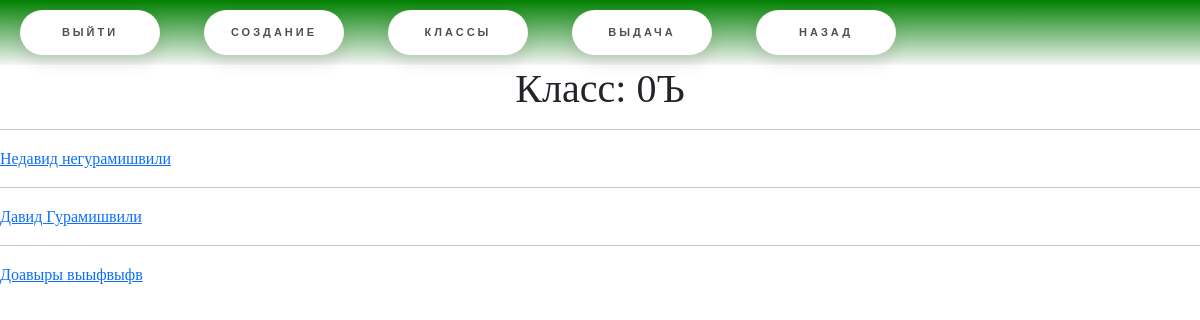
Before: /lk/teacher_classes/1 (signed in) with the older database file.
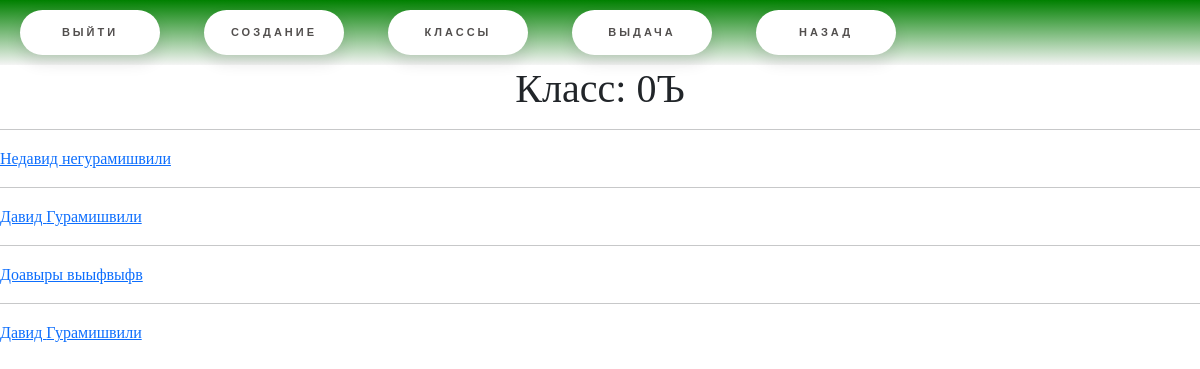
After: the same page with the newer database file.
### main/models.py (models this page shows, shortened)
class Student(models.Model):
    user = models.ForeignKey(User, verbose_name="Пользователь", on_delete=models.CASCADE, unique=True)
    grade = models.ForeignKey(Grade, verbose_name="Класс", on_delete=models.CASCADE)
    level_of_knowledge = models.IntegerField("Уровень знаний", default=0)
    class Meta:
        verbose_name= 'Ученик'
        verbose_name_plural = "Ученики"

class User(AbstractUser):
    user_type = models.ForeignKey(UserType, verbose_name="Тип пользователя", on_delete=models.SET_NULL, blank=True, null=True)
    phone_number = models.CharField("Телефон", max_length=15, blank=True, null=True)
    class Meta:
        verbose_name= 'Пользователь'
        verbose_name_plural = "Пользователи"

### main/views.py (the view)
# urls.py: path("lk/teacher_classes/<int:id>", views.class1, name="teacher_class"),
def class1(request, id):
    class1 = models.Grade.objects.get(id = id)
    students = models.Student.objects.filter(grade__id = id)
    return render(request, "class1.html", {
        "class":class1,
        "students":students
    })

### main/templates/class1.html
{% extends 'base.html' %}
{%block content%}
    <h1>Класс: {{class.number}}{{class.letter}}</h1>
    {%for item in students%}
        <hr>
        <a href ="{% url "student_task_list_teacher" item.id%}">{{item.user.first_name}} {{item.user.last_name}}</a>
    {%endfor%}
{%endblock%}

Changed rows visible on the page:
added Student: user.first_name "Давид", user.last_name "Гурамишвили"
